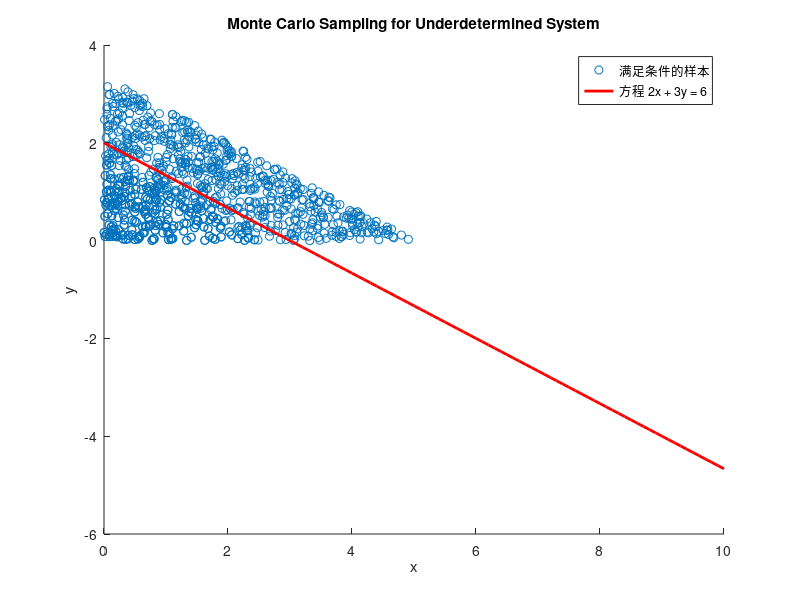

Source code (MATLAB):
% 定义蒙特卡洛采样数量
num_samples = 10000;

% 生成随机样本在一定范围内
x_samples = rand(num_samples, 1) * 10; % 假设x在[0, 10]范围内
y_samples = rand(num_samples, 1) * 10; % 假设y在[0, 10]范围内

% 代入方程组
equation_results = 2 * x_samples + 3 * y_samples;

% 找到满足条件的样本
valid_samples = [x_samples(equation_results < 10), y_samples(equation_results < 10)];
valid_samples1 = [x_samples(equation_results < 5), y_samples(equation_results < 5)];
valid_samples = [valid_samples;valid_samples1];
% 绘制散点图显示采样结果
scatter(valid_samples(:, 1), valid_samples(:, 2), 'b.');
xlabel('x');
ylabel('y');
title('Monte Carlo Sampling for Underdetermined System');

% 显示方程
hold on;
x_range = 0:0.1:10;
y_range = (6 - 2 * x_range) / 3;
plot(x_range, y_range, 'r-', 'LineWidth', 2);
legend('满足条件的样本', '方程 2x + 3y = 6');
hold off;
